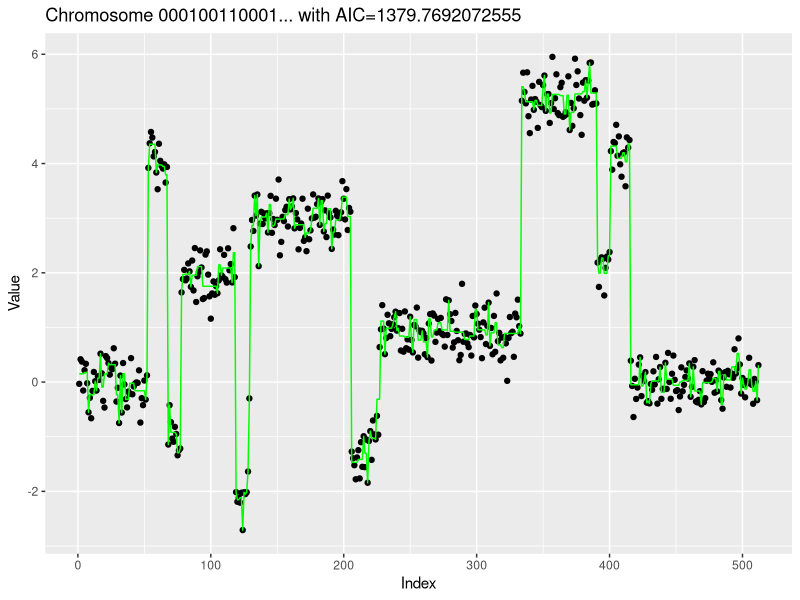
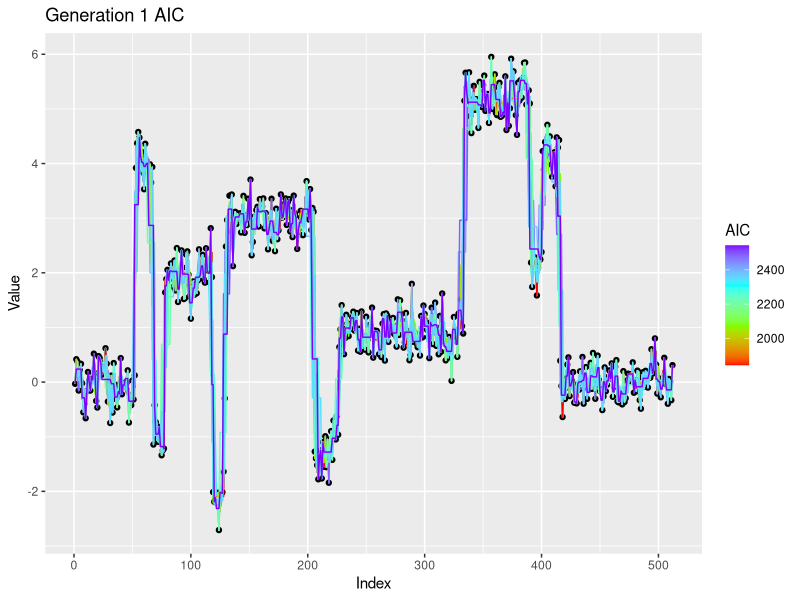
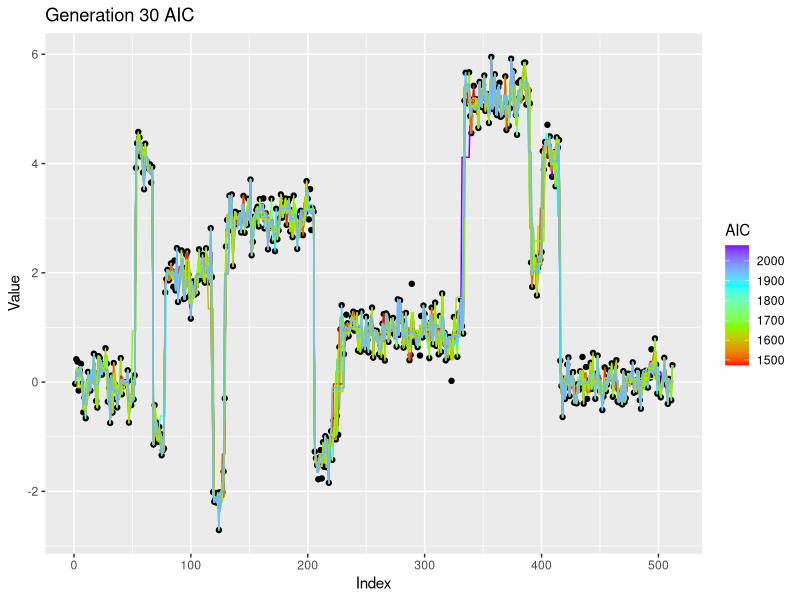
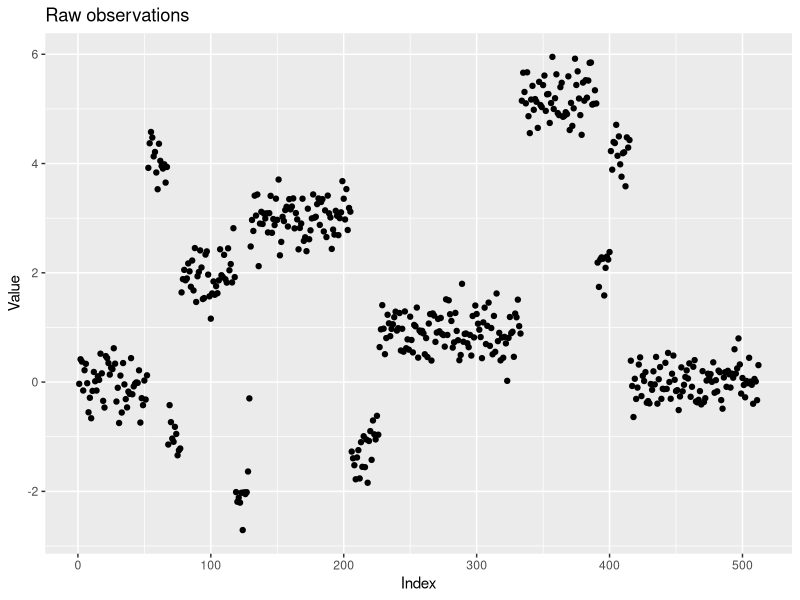

Generate these figures, in order, with R:
### Author: Eric Kalosa-Kenyon
### STA 243 Hw2 - Genetic algorithms

##### BEGIN: Introduction

### Purpose of this algorithm
#   The goal of this program is to find an optimal solution for a piecewise
#   constant regression problem. The method used is genetic algorithms.
#   Chromosomes are binary representations of the presense or absense of
#   discontinuities in the fitted piecewise constant regression.

### Pseudocode overview
# Generate observations used for regression
# Parameterize algorithm
# Initialize random population
# Until convergence
#   Calculate fitness in current generation
#   Mate individuals proportional to fitness
# Plot result

##### END: Introduction

##### BEGIN: Code
rm(list=ls())

### Imports
library("ggplot2")
library("dplyr")

### Parameterize script
K = 20  # Number of chromosomes in each generation
G = 30  # Maximum number of generations
Pcross = 0.1 # Crossover rate
Pmutate = 0.05 # Mutation rate
which_penalty = "AIC" # "AIC" or "MDL"

### BEGIN: Subroutines
random_chromosome = function(num_genes, nucleobases=c(0,1)){
    # Generates a chromosome
    #   lenght of chromosome is (num_genes)
    #   each element of the chromosome is an element of (nucleobases)
    x = sample(nucleobases, num_genes, replace=TRUE)
    x = paste(x, collapse='')
    return(x)
}

mate_chromosomes = function(parents, xr=0.1, mr=0.1){
    # Produce a single offspring from parent chromosomes (p1, p2) with a
    # crossover rate (xr) and a mutation rate (mr)

    p1 = parents[1]
    p2 = parents[2]
    stopifnot(nchar(p1) == nchar(p2))

    child = ""
    w = 1 # crossover parameter
    for(i in 1:nchar(p1)){

        # Give child parents' genes for each gene (i)
        #   from p1 if w == 1
        #   from p2 if w == 0
        if(w){
            chr = substr(p1, i, i) # get i'th character from parent 1
        }else{
            chr = substr(p2, i, i) # get i'th character from parent 2
        }

        # Mutate gene
        if(runif(1)<mr){
            chr = as.character((as.integer(chr) + 1) %% 2)
        }

        # Extend child with the i'th parental character
        child = paste(child, chr, sep="")

        # Crossover if required
        if(runif(1)<xr){
            w = (w + 1) %% 2
        }
    }
    return(child)
}

regression_loss = function(reg, raw){
    # Sum of square error betweeen regression and raw
    # len(reg) == len(raw)
    return(sum((reg-raw)^2))
}

regress_chromosome = function(chrom, raw){
    # return c(fhat(x))
    # chrom is a string of "0001110101.."
    # raw is a c(num), len(chrom) == len(raw) - 1

    # Initialize working objects
    segment_observations = c(raw[1])
    regression = c()

    for(i in 1:nchar(chrom)){ # for each gene in the chromosome
        g = as.integer(substr(chrom, i, i)) # extract the gene from the string

        if(g){ # if the gene indicates a breakpoint
            # calculate the regression for that segment

            regression = c(regression,
                           rep(mean(segment_observations),
                               length(segment_observations)
                               )
                           )
            segment_observations = c(raw[i+1]) # reset to next segment

        }else{ # if the gene does not indicate a breakpoint
            # extend the segment
            segment_observations = c(segment_observations, raw[i+1])
        }
    }

    # calculate final segment regression
    regression = c(regression,
                   rep(mean(segment_observations),
                       length(segment_observations)
                       )
                   )

    return(regression)
}

calc_AIC = function(n, k, loss){
    # AIC is k-ln(sum sq losses)
    #   n is positive integer
    #   k is num params
    #   loss is losses
    #   k and loss can be c() as long as they have the same length
    # Note that this AIC can be alternatively parameterized

    r = 2*log(n)*k + n*log(loss/n)
    return(r)
}

count_params = function(vec_of_chromosomes){
    # given a vector of chromosomes (each is "00111010111...")
    #   count the number of segments this represents i.e. the number of
    #   parameters that are implicitly contained in this chromosome.

    r = sapply( # vector of integers summing number of breakpoints
            lapply(
                strsplit(vec_of_chromosomes, ""),
                as.integer),
            sum) + 1 # number of constants is breaks + 1
    return(r)
}

fitness = function(population, raw){
    # Calculate fitness for each individual in the population relative to the
    #   raw data.
    #   Complexity is either "AIC" or "MDL". Raw is the raw data to fit.
    # Return a vector of floats between 0 and 1.
    #   The AIC and MDL are normalized to [0,1]

    # Check that input is ok
    stopifnot(nchar(population$Chromosomes[1]) + 1 == length(raw))

    # Initialize parameters
    losses = c()
    K = dim(population)[1]  # (K) is number of individuals in population
    n = length(raw) # (n) is the number of data observations

    # Calculate losses for each individual in the generation
    for(k in 1:K){
        x = population$Chromosome[k] # extract a chromosome
        regr = regress_chromosome(x, raw) # calculate the regression
        loss = regression_loss(regr, raw) # and calculate the loss
        losses = c(losses, loss) # record that individual's loss
    }

    ## Penalize for complexity
    ns_params = count_params(population$Chromosome)
    AIC = calc_AIC(n, ns_params, losses)

    # calculate sum of log(\hat{n_j}) for MDL calculation
    # sum_n_hat = for each chromosome, length of 0s between 1s plus 1
    # TODO: refactor into a separate subroutine
    #   MDL = calc_MDL(n, ns_params, losses)
    sum_n_hat = sapply(
                    lapply( # for each chromosome, get \hat{n_j}'s
                        strsplit( # get strs of 0's (whose lengths = n_j-1)
                            population$Chromosome,
                            "1"
                        ),
                        nchar),
                    (function (x) sum(log(x+1))) # sum(log(\hat{n_j}))
                )
    MDL = ns_params*log(n) +
        1/2*sum_n_hat +
        n/2*log(losses/n)

    return(list(AIC, MDL))
}

plot_chromosome = function(chrom, raw_df, color="blue"){
    # return a ggplot object with piecewise constants plotted on the scatter

    fhat = regress_chromosome(chrom, raw_df$y)
    fhat_df = data.frame(x=raw_df$x, y=fhat)

    plt = ggplot(raw_df, aes(x=x, y=y)) +
        geom_point() +
        geom_line(data=fhat_df, color=color) +
        xlab("Index") + ylab("Value")

    return(plt)
}

plot_generation = function(gen, raw_df, wh_score="AIC"){
    # return a ggplot object with piecewise constants plotted on the scatter
    #   for each chromosome in the generation
    # Currently, colorized lines based on AIC/MDL are unimplemented

    wh_gen = gen$Generation[1]

    # prepare base plot
    plt = ggplot(raw_df, aes(x=x, y=y)) +
        geom_point() +
        xlab("Index") + ylab("Value") +
        ggtitle(paste("Generation", wh_gen, wh_score))

    # prepare regression data for plotting
    fhat_df = data.frame(matrix(ncol = 5, nrow = 0))
    colnames(fhat_df) = c("x","y","Group","AIC","MDL")
    for(i in 1:dim(gen)[1]){
        chrom = gen$Chromosome[i]
        fhat = regress_chromosome(chrom, raw_df$y)
        fhat_df_i = data.frame(x=raw_df$x, y=fhat)
        fhat_df_i$Group = i
        fhat_df_i$AIC = as.numeric(gen$AIC[i])
        fhat_df_i$MDL = as.numeric(gen$MDL[i])
        fhat_df = rbind(fhat_df, fhat_df_i)
    }

    # add geomlines for aic or mdl depending on which was passed into this fxn
    if(wh_score=="AIC"){
        plt = plt + geom_line(data=fhat_df, aes(color=AIC, group=Group))
    }else if(wh_score=="MDL"){
        plt = plt + geom_line(data=fhat_df, aes(color=MDL, group=Group))
    }

    # plot AIC or MDL in a color gradient
    plt = plt + scale_colour_gradientn(colours=rainbow(4))

    return(plt)
}

### END: Subroutines

### BEGIN: Simulation

## Generate observations

# # Small testing dataset in this paragraph
# raw = c(0,0,0,1,1,1,1,5,5,5,6,6,2,2,2,2,2,2,3,1,1,1)
# truth = "001000100101000001100"
# sd = 0.3 # used for generating observations from (raw)
# N = length(raw)
# raw = raw + rnorm(N, sd=sd)

# True data given in homework
truefunction<-function(x){
    t <- c(0.1, 0.13, 0.15, 0.23, 0.25, 0.4, 0.44, 0.65, 0.76, 0.78, 0.81)
    h <- c(4, -5, 3, -4, 5, -4.2, 2.1, 4.3, -3.1, 2.1, -4.2)
    temp <- 0
    for(i in 1:11) {
        temp <- temp + h[i]/2 * (1 + sign(x - t[i]))
    }
    return(temp)
}
ndata = 512
xdata = (0:(ndata-1))/ndata
ydata = truefunction(xdata)
set.seed(0401)
N = length(ydata)
raw = ydata + rnorm(N)/3

## Initialize major objects
pop_col_names = c("Chromosome", "AIC", "MDL", "Generation")
pop = data.frame(matrix(ncol = 4, nrow = 0))   # Holds all individuals
colnames(pop) = pop_col_names

## Initialize first generation
g = 1
for(i in 1:K){
    x = random_chromosome(num_genes=N-1) # returns string of 1s and 0s
    individual = c(x, NA, NA, g)
    pop[dim(pop)[1]+1,] = individual
}

## Calculate fitness and mate each generation
for(g in 2:G){
    print(paste("starting on generation", g))
    parent_generation = pop[pop$Generation == g-1,]
    parent_aic_mdl = fitness(parent_generation, raw)
    # Put parent fitness into main dataframe
    pop[rownames(parent_generation),]$AIC = parent_aic_mdl[[1]]
    pop[rownames(parent_generation),]$MDL = parent_aic_mdl[[2]]

    # Update current working object
    parent_generation$AIC = parent_aic_mdl[[1]]
    parent_generation$MDL = parent_aic_mdl[[2]]

    # invert AIC and MDL for sampling
    parent_generation$nAIC =
        -(parent_generation$AIC - min(parent_generation$AIC))
    parent_generation$nAIC =
        parent_generation$nAIC - min(parent_generation$nAIC) + 0.001
    parent_generation$nMDL =
        -(parent_generation$MDL - min(parent_generation$MDL))
    parent_generation$nMDL =
        parent_generation$nMDL - min(parent_generation$nMDL) + 0.001

    for(k in 1:K){
        # Sample parents according to AIC or MDL
        if(which_penalty == "AIC"){
            parents = sample_n(parent_generation,
                             2,
                             replace=TRUE, # do not require sexual reproduction
                             weight=nAIC)
        } else if(which_penalty == "MDL"){
            parents = sample_n(parent_generation,
                             2,
                             replace=TRUE, # require sexual reproduction
                             weight=nMDL)
        }

        parent_chromosomes = parents$Chromosome
        child_chromosome = mate_chromosomes(
                                parent_chromosomes,
                                Pcross,
                                Pmutate
                            )
        child = c(child_chromosome, NA, NA, g)
        pop[dim(pop)[1]+1,] = child
    }
}

# Calculate final AIC/MDL
last_gen = pop[pop$Generation == G,]
aic_mdl = fitness(last_gen, raw)
# Put last fitness into main dataframe
pop[rownames(last_gen),]$AIC = aic_mdl[[1]]
pop[rownames(last_gen),]$MDL = aic_mdl[[2]]

### END: Simulation

### BEGIN: Plotting

# Plot observations
raw_df = data.frame(y=raw, x=1:length(raw))
plt_raw = ggplot(raw_df, aes(x=x, y=y)) +
    geom_point() +
    xlab("Index") + ylab("Value") +
    ggtitle("Raw observations")

# # Plot true chromosome
# plt_tru = plot_chromosome(truth, raw_df, color="green") +
#     ggtitle("Ground truth")

# Plot first and last generation colored by AIC or MDL
fgen = pop[pop$Generation==1,]
lgen = pop[pop$Generation==G,]
plt_fgen = plot_generation(fgen, raw_df, which_penalty)
plt_lgen = plot_generation(lgen, raw_df, which_penalty)

# Plot best AIC or MDL
if(which_penalty=="AIC"){
    best_score = min(as.numeric(pop$AIC))
    which_organism_is_best = which(as.numeric(pop$AIC) == best_score)
}else if(which_penalty=="MDL"){
    best_score = min(as.numeric(pop$MDL))
    which_organism_is_best = which(as.numeric(pop$MDL) == best_score)
}

best_chromosome = pop$Chromosome[which_organism_is_best]
plt_best = plot_chromosome(best_chromosome, raw_df, color="green") +
    ggtitle(
        paste(
            "Chromosome ", substr(best_chromosome, 1, 12), "... ",
            "with ", which_penalty, "=", best_score,
            sep=""
        ))

### END: Plotting

##### END: Code

### NOTES:
